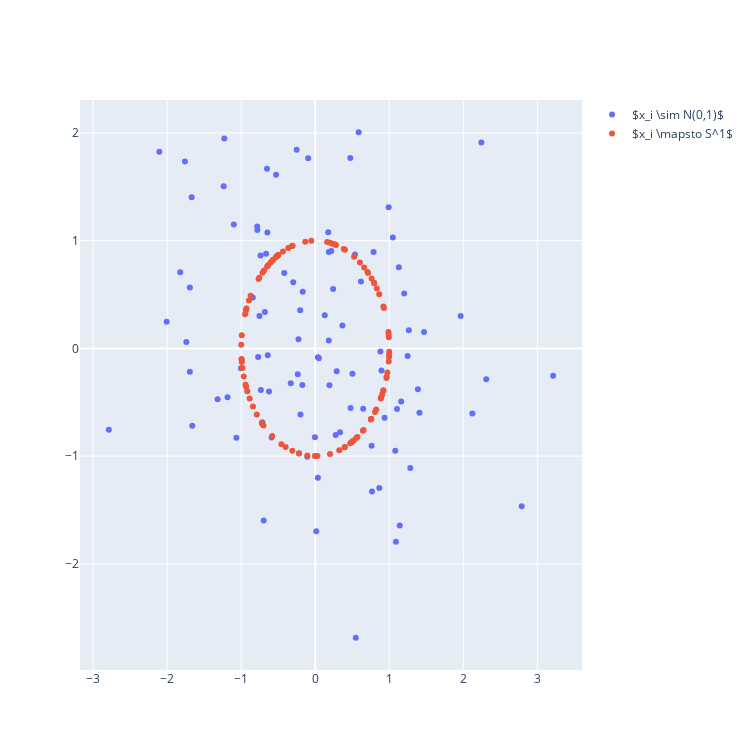

Source (notebook cell):
### Code cell
fig = go.Figure([
    go.Scatter(x = data[:,0], y = data[:,1], name='$x_i \sim N(0,1)$', mode='markers'),
    go.Scatter(x = s1_data[:,0], y = s1_data[:,1], name='$x_i \mapsto S^1$', mode='markers')
])
fig.update_layout(height = 750, width = 750)
#     title = 'Contraction map from $x_i \sim N(0,1)$ to circle $S^1$ via projection from origin',
fig.show()
